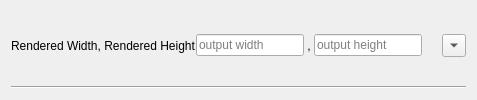
                <widget class="QWidget" name="widget1_rW_2" native="true">
                 <property name="sizePolicy">
                  <sizepolicy hsizetype="Preferred" vsizetype="Maximum">
                   <horstretch>0</horstretch>
                   <verstretch>0</verstretch>
                  </sizepolicy>
                 </property>
                 <property name="toolTip">
                  <string>&lt;html&gt;&lt;head/&gt;&lt;body&gt;&lt;p&gt;Resolution (measured in pixels) that the game will render at.&lt;/p&gt;&lt;/body&gt;&lt;/html&gt;</string>
                 </property>
                 <layout class="QVBoxLayout" name="verticalLayout_9">
                  <item>
                   <widget class="QWidget" name="widget_11" native="true">
                    <property name="sizePolicy">
                     <sizepolicy hsizetype="Preferred" vsizetype="Minimum">
                      <horstretch>0</horstretch>
                      <verstretch>0</verstretch>
                     </sizepolicy>
                    </property>
                    <layout class="QHBoxLayout" name="horizontalLayout_5" stretch="0,0,0,0,0,0,0">
                     <property name="spacing">
                      <number>0</number>
                     </property>
                     <property name="leftMargin">
                      <number>0</number>
                     </property>
                     <property name="topMargin">
                      <number>0</number>
                     </property>
                     <property name="rightMargin">
                      <number>0</number>
                     </property>
                     <property name="bottomMargin">
                      <number>0</number>
                     </property>
                     <item>
                      <widget class="QLabel" name="label_4">
                       <property name="text">
                        <string>Rendered Width, Rendered Height</string>
                       </property>
                      </widget>
                     </item>
                     <item>
                      <spacer name="horizontalSpacer_7">
                       <property name="orientation">
                        <enum>Qt::Orientation::Horizontal</enum>
                       </property>
                       <property name="sizeHint" stdset="0">
                        <size>
                         <width>0</width>
                         <height>20</height>
                        </size>
                       </property>
                      </spacer>
                     </item>
                     <item>
                      <widget class="QLineEdit" name="lineEdit_rWidth">
                       <property name="sizePolicy">
                        <sizepolicy hsizetype="Fixed" vsizetype="Fixed">
                         <horstretch>0</horstretch>
                         <verstretch>0</verstretch>
                        </sizepolicy>
                       </property>
                       <property name="maxLength">
                        <number>4</number>
                       </property>
                       <property name="placeholderText">
                        <string>output width</string>
                       </property>
                      </widget>
                     </item>
                     <item>
                      <widget class="QLabel" name="label_7">
                       <property name="text">
                        <string> , </string>
                       </property>
                      </widget>
                     </item>
                     <item>
                      <widget class="QLineEdit" name="lineEdit_rHeight">
                       <property name="sizePolicy">
                        <sizepolicy hsizetype="Fixed" vsizetype="Fixed">
                         <horstretch>0</horstretch>
                         <verstretch>0</verstretch>
                        </sizepolicy>
                       </property>
                       <property name="maxLength">
                        <number>4</number>
                       </property>
                       <property name="placeholderText">
                        <string>output height</string>
                       </property>
                      </widget>
                     </item>
                     <item>
                      <spacer name="horizontalSpacer_8">
                       <property name="orientation">
                        <enum>Qt::Orientation::Horizontal</enum>
                       </property>
                       <property name="sizeType">
                        <enum>QSizePolicy::Policy::Fixed</enum>
                       </property>
                       <property name="sizeHint" stdset="0">
                        <size>
                         <width>20</width>
                         <height>20</height>
                        </size>
                       </property>
                      </spacer>
                     </item>
                     <item>
                      <widget class="QToolButton" name="toolButton_renderedResolution">
                       <property name="text">
                        <string>...</string>
                       </property>
                       <property name="arrowType">
                        <enum>Qt::ArrowType::DownArrow</enum>
                       </property>
                      </widget>
                     </item>
                    </layout>
                   </widget>
                  </item>
                  <item>
                   <widget class="Line" name="line_12">
                    <property name="orientation">
                     <enum>Qt::Orientation::Horizontal</enum>
                    </property>
                   </widget>
                  </item>
                 </layout>
                </widget>
